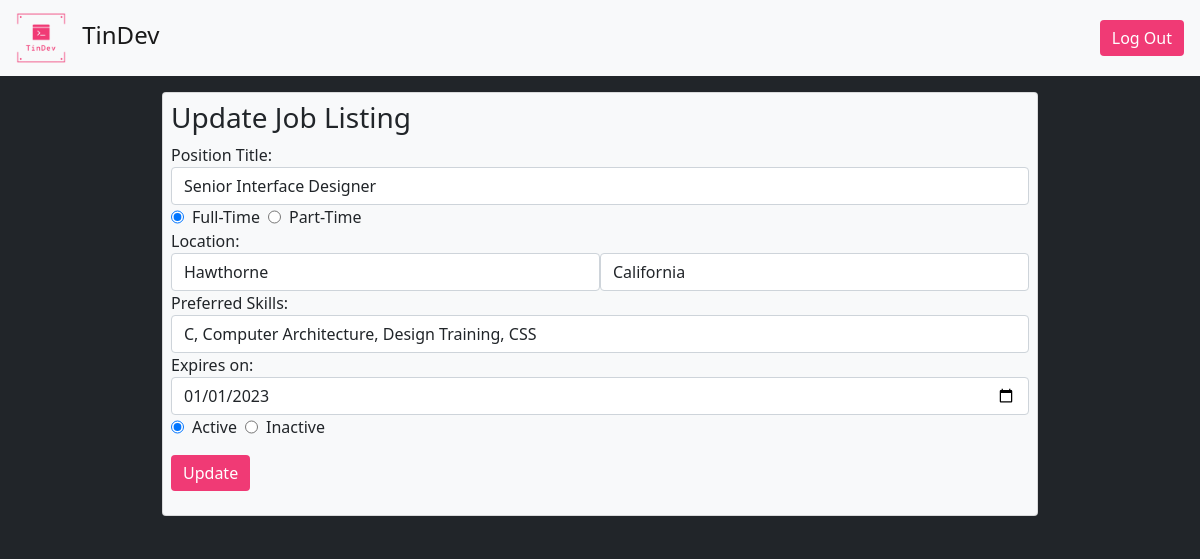
The page /recruiter/update_job/12 on the database its author committed.
### rstart/models.py (models this page shows, shortened)
class JobPosting(models.Model):
    recruiter = models.CharField(max_length=200)
    company = models.CharField(max_length=200)
    candidate = models.CharField(max_length=200, null=True)
    interested = models.IntegerField(default=0)
    position = models.CharField(max_length=200)
    postype = models.BooleanField()
    city = models.CharField(max_length=200)
    state = models.CharField(max_length=200)
    skills = models.CharField(max_length=200)
    expiration = models.DateField()
    status = models.BooleanField()

### rstart/views.py (the view, shortened to what this page needs)
# urls.py: path('update_job/<str:job_id>', views.update_job, name="update_job"),
def update_job(request, job_id):
    job = JobPosting.objects.get(id=job_id)
    expiration_str = job.expiration.strftime("%Y-%m-%d")
    return render(request, "tindev_site/recruiter/update_job.html", {"job": job, "expiration_str": expiration_str})

### templates/tindev_site/recruiter/update_job.html (shortened to what this page needs)
<!DOCTYPE html>
<html lang="en">
<head>
    <link href="https://cdn.jsdelivr.net/npm/bootstrap@5.0.0/dist/css/bootstrap.min.css" rel="stylesheet">
</head>
<body class="bg-dark">
    <nav class="navbar navbar-light bg-light" style="padding: 0.5em 1em">
        <a class="navbar-brand" href="/" style="font-size: 1.5rem;">
            <img src="../../../static/img/logo.png" width="50" height="50" class="d-inline-block align-center" style="margin-right: 10px" alt="">
            TinDev
        </a>
        <button type="submit" class="btn btn-primary" style="border-style: none; background-color: #f03a75;">
            <a href="/recruiter/signout/" style="color: white; text-decoration:none;">Log Out</a>
        </button>
    </nav>
    <div class="bg-dark" style="width: 100%; height: 100%; padding: 1em; margin: 0;">
        <div class="card justify-self-center w-75 mx-auto bg-light" style="padding: 0.5rem;">
            <h3>
                Update Job Listing
            </h3>
            <form method="post" action="{% url 'rstart:update_job' job.id %}">
                <div class="form-group">
                    <label for="position">Position Title: </label>
                    <input value="{{job.position}}" type="text" class="form-control" id="position" name="position" placeholder="ex: Software Engineer" Required>
                </div>
                <div class="form-group d-flex justify-content-start">
                    {% if job.postype %}
                    <input checked="checked" type="radio" class="form-check" Required
                    name="postype" id="Full-Time" value=True style="margin: 0rem 0.5rem 0rem 0rem;">
                    <label for="postype" style="margin: 0rem 0.5rem 0rem 0rem;">Full-Time</label>
                    <input type="radio" class="form-check" Required
                    name="postype" id="Part-Time" value=False style="margin: 0rem 0.5rem 0rem 0rem;">
                    <label for="postype" style="margin: 0rem 0.5rem 0rem 0rem;">Part-Time</label>
                    {% endif %}
                </div>
                <div class="form-group">
                    <label for="name">Location: </label>
                    <div class="d-flex">
                        <input value="{{job.city}}" type="text" class="form-control col" id="city" name="city" placeholder="City" Required>
                        <input value="{{job.state}}" type="text" class="form-control col" id="state" name="state" placeholder="State" Required>
                    </div>
                </div>
                <div class="form-group">
                    <label for="skills">Preferred Skills: </label>
                    <input value="{{job.skills}}" type="text" class="form-control" id="skills" name="skills" placeholder="Django, Bootstrap..." Required>
                </div>
                <div class="form-group">
                    <label for="expiration">Expires on: </label>
                    <input value={{expiration_str}} type="date" class="form-control" id="expiration" name="expiration" Required>
                </div>
                <div class="form-group d-flex justify-content-start">
                    {% if job.status %}
                    <input checked="checked" type="radio" class="form-check" Required
                    name="status" id="Active" value=True style="margin: 0rem 0.5rem 0rem 0rem;">
                    <label for="status" style="margin: 0rem 0.5rem 0rem 0rem;">Active</label>
                    <input type="radio" class="form-check" Required
                    name="status" id="Inactive" value=False style="margin: 0rem 0.5rem 0rem 0rem;">
                    <label for="status" style="margin: 0rem 0.5rem 0rem 0rem;">Inactive</label>
                    {% endif %}
                </div>
                <button type="submit" class="btn btn-primary" style="margin: 1rem 0rem; border-style: none; background-color: #f03a75;">Update</button>
            </form>
        </div>
    </div>
</body>
</html>

### rows shown on the page
JobPosting: position "Senior Interface Designer", city "Hawthorne", state "California", skills "C, Computer Architecture, Design Training, CSS"
